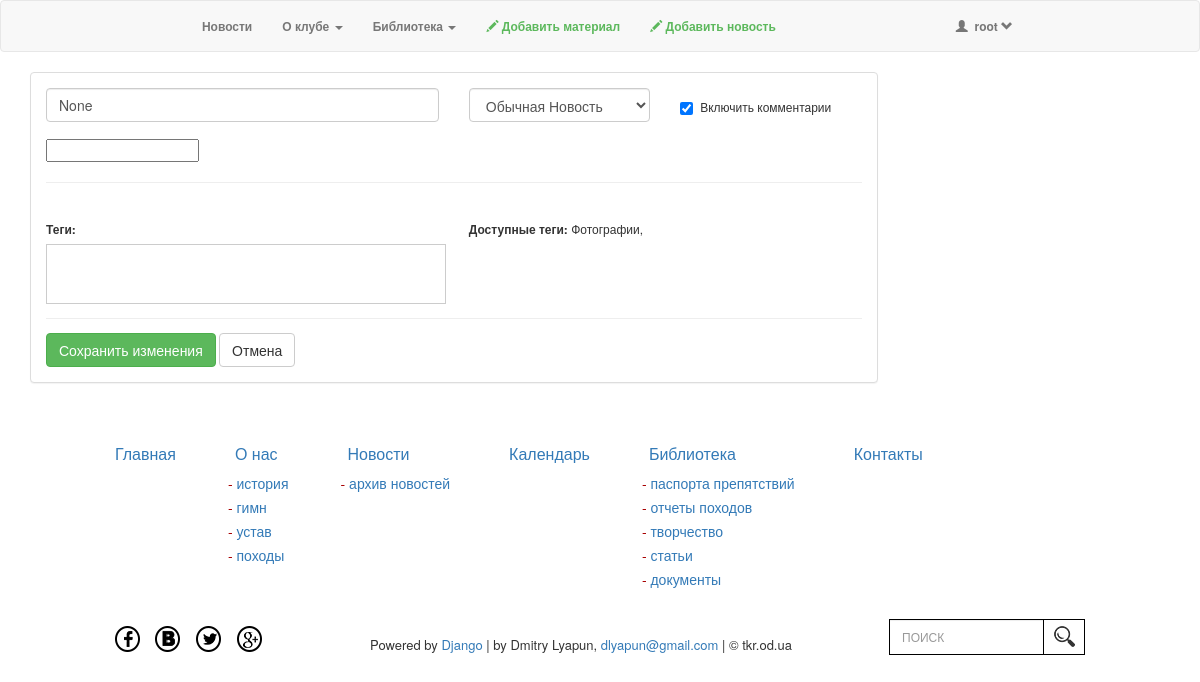
The page /blog_new/ (signed in) on the database as committed earlier.
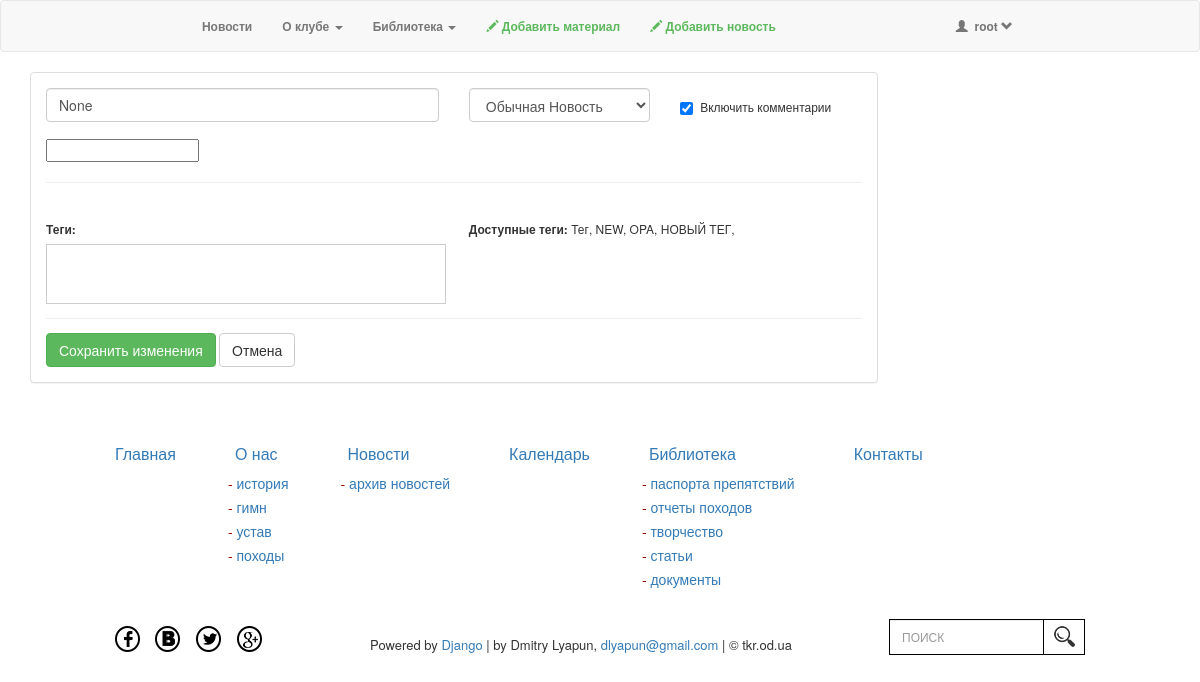
The same page on the database as committed later.
### force_blog/models.py (models this page shows, shortened)
class Category(models.Model):
    category = models.CharField(max_length=30)
    class Meta:
        verbose_name = 'Тег'
        verbose_name_plural = 'Теги'

### force_blog/views.py (the view, shortened to what this page needs)
# urls.py: url(r'^blog_new/$', 'blog_new', name='blog_new'),
@login_required
def blog_new(request):
    profile = CustomUser.objects.get(user=request.user)
    categorys = Category.objects.all()
    form = BlogPostForm()
    if not profile.moderator and profile.goverment and profile.user.is_superuser:
        return redirect('/login/')
    data = {'form': form, 'categorys': categorys}
    return render_to_response('force_blog/blogpost_new.html',
                              data,
                              context_instance=RequestContext(request))

### force_blog/forms.py (shortened to what this page needs)
class BlogPostForm(ModelForm):
    text = forms.CharField(widget=CKEditorWidget())
    class Meta:
        model = BlogPost
        exclude = ['owner', 'date_publication', 'image', 'default_image',
                   'date_creation', 'rating', 'blog_edit', 'karma_users', 'files', ]

### banner/context_processor.py (called while the page is built)
def contex_banner(request):
    if request.user.is_authenticated():
        try:
            profile = CustomUser.objects.get(user=request.user)
        except ObjectDoesNotExist:
            profile = request.user
    else:
        profile = ""
    banners = BannerTitle.objects.filter(state=1)
    return {'banner_title': banners, 'profile':profile}

### party/context_processor.py (called while the page is built)
def contex_party(request):
    try:
        calendar = Party.objects.all()
    except ObjectDoesNotExist:
        calendar = "ERROR"
    return {'calendar': calendar}

### force_blog/templates/force_blog/blogpost_new.html (shortened to what this page needs)
{% extends "base.html" %}
{% block extra_css %}<link href="{{ STATIC_URL }}css/jquery.tokenize.css" rel="stylesheet" type="text/css">{% endblock %}
{% block main %}
<div class="col-md-9 left">
	<div class="panel panel-default">
		<div class="panel-body">
			<div id="blogpost">
				<form action="/blog_new/" method="post" role="form">
					<div class="row">
						<div class="col-xs-6">
						    <input id="id_title" name="title" type="text" class="form-control" placeholder="Заголовок" value="{{ form.title.value }}"><br>
						</div>
						<div class="col-xs-3">
								<select id="id_state" name="state" class="form-control">
									<option value="1" selected="selected">Обычная Новость</option>
								</select>
						</div>
						<div class="col-xs-3 checkbox">
							<label>
							  <input checked="checked" id="id_if_comments" name="if_comments" type="checkbox"> Включить комментарии
							</label>
						</div>
					</div>
					{{ form.text }}
					<hr>
				<div class="row"><br>
					<div class="col-xs-6">
					<p><label for="id_category">Теги:</label><br>
					</p>
					</div>
					<div class="col-xs-6">
						<label>Доступные теги:</label>
						{% for category in categorys %}
						    {{ category.category }},
						{% endfor %}
					</div>
				</div>
					<hr style="margin-top: 1px; margin-bottom: 14px;">
					<button type="submit" class="btn btn-success">Сохранить изменения</button>
					<a href="/blog/{{ blog.id }}"><button class="btn btn-default"> Отмена</button></a>
				</form>
			</div>
		</div>
	</div>
</div>
{% endblock %}

### romantic/templates/base.html (shortened to what this page needs)
<!doctype html>
<html lang="en">
<head>
    <link href="{{ STATIC_URL }}css/bootstrap.css" rel="stylesheet">
    <link href="{{ STATIC_URL }}css/style.css" rel="stylesheet">
    <link href="{{ STATIC_URL }}css/style2.css" rel="stylesheet">
    {% block extra_css %}{% endblock %}
</head>
<body id="{% block body_id %}body{% endblock %}">
<nav class="navbar navbar-default" role="navigation">
  <div class="collapse navbar-collapse" id="bs-example-navbar-collapse-1">
    <ul class="nav navbar-nav">
      <li><a href="/blog/"><strong>Новости</strong></a></li>
      <li class="dropdown">
        <a href="#" class="dropdown-toggle" data-toggle="dropdown"><strong>О клубе</strong> <b class="caret"></b></a>
      </li>
      <li class="dropdown">
        <a href="#" class="dropdown-toggle" data-toggle="dropdown"><strong>Библиотека</strong> <b class="caret"></b></a>
      </li>
      {% if user.is_authenticated %}
      <li><a href="/material_new/" style="color: #5cb85c"><span class="glyphicon glyphicon-pencil"></span><strong> Добавить материал</strong></a></li>
      {% endif %}
      {% if profile.moderator or profile.goverment or user.is_superuser %}
        <li><a href="/blog_new/" style="color: #5cb85c"><span class="glyphicon glyphicon-pencil"></span><strong> Добавить новость</strong></a></li>
      {% endif %}
    </ul>
    <ul class="nav navbar-nav navbar-right">
      {% if user.is_authenticated %}
        <li class="dropdown">
            <a href="#" class="dropdown-toggle" data-toggle="dropdown">
                <span class="glyphicon glyphicon-user"></span>
                <strong>{{ user.username }}</strong>
                <span class="glyphicon glyphicon-chevron-down"></span>
            </a>
        </li>
      {% endif %}
    </ul>
  </div>
</nav>
<div class="container">
    <div class="row">
        {% block main %}{% endblock %}
    </div>
</div>
<div class="footer center-block">
      <ul class="navigation list-inline list-inline-clear-padding">
        <li>
          <a href="/" style="font-size:16px;">Главная</a>
        </li><li>
          <a href="#" style="font-size:16px;">О нас</a>
          <ul class="submenu">
            <li><a href="#">история</a></li>
            <li><a href="#">гимн</a></li>
            <li><a href="#">устав</a></li>
            <li><a href="#">походы</a></li>
          </ul>
        </li><li>
          <a href="/blog/" style="font-size:16px;">Новости</a>
          <ul class="submenu">
            <li><a href="/arhive_news/">архив новостей</a></li>
          </ul>
        </li><li>
          <a href="#" style="font-size:16px;">Календарь</a>
        </li><li>
          <a href="/library/" style="font-size:16px;">Библиотека</a>
          <ul class="submenu">
            <li><a href="/passport/">паспорта препятствий</a></li>
            <li><a href="/report/">отчеты походов</a></li>
            <li><a href="/art/">творчество</a></li>
            <li><a href="/article/">статьи</a></li>
            <li><a href="/doc/">документы</a></li>
          </ul>
        </li><li>
          <a href="#" style="font-size:16px;">Контакты</a>
        </li>
      </ul>
      <div class="bottom-bar">
        <ul class="socials list-inline pull-left">
          <li class="fb"></li>
          <li class="vk"></li>
          <li class="tw"></li>
          <li class="goo"></li>
        </ul>
        <form class="search-form form-inline pull-right">
          <div class="form-group">
            <input type="search" class="form-control" placeholder="ПОИСК">
          </div><button type="submit" class="btn btn-default"></button>
        </form>
        <div class="copy">Powered by
            <a href="http://www.djangoproject.com">Django</a>
            <span class="separator">|</span>
            by Dmitry Lyapun, <a href="mailto:dlyapun@gmail.com">dlyapun@gmail.com</a>
            <span class="separator">|</span>
            &copy; tkr.od.ua</div>
      </div>
    </div>
</body>
</html>

### romantic/static/css/style.css (style rules this page uses)
.list-inline > li { vertical-align: top; }
.list-inline.list-inline-clear-padding > li { padding-right: 0; padding-left: 0; }
.footer { padding-top: 40px; max-width: 970px; padding-bottom: 26px; }
.footer .navigation { margin-bottom: 28px; }
.footer .navigation > li { margin-right: 59px; }
.footer .navigation > li:last-child { margin-right: 0; }
.navigation .submenu { text-align: left; list-style-type: none; font-size: 14px; padding-left: 0; margin-left: -7px; margin-top: 5px; }
.navigation .submenu a { font-size: 14px; }
.navigation .submenu li { line-height: 24px; }
.navigation .submenu li:before { content: "- "; color: #A80102; }
.footer .list-inline { margin-left: 0; }
.bottom-bar .socials li { width: 26px; height: 26px; margin-right: 11px; background-image: url(../images/socials.png); cursor: pointer; margin-bottom: 0; margin-top: 7px; }
.socials .vk { background-position-x: -41px; }
.socials .tw { background-position-x: -81px; }
.socials .goo { background-position-x: -121px; }
.bottom-bar .copy { text-align: center; font-size: 13px; padding-top: 17px; }
.search-form button, .search-form input, .search-form button:hover { border-radius: 0; border: 1px solid black; background-color: transparent; }
.footer .search-form input { border-right: none; width: 154px; font-size: 12px; }
.search-form button { width: 42px; background: url(../images/search.png) center no-repeat; }
.search-form input, .search-form button { height: 36px; }

### romantic/static/css/style2.css (style rules this page uses)
body { font-size: 12px; padding-top: 0px; }

Rows that differ between the two databases and show on the page:
changed Category: category "Фотографии" → "Тег"
added Category: category "NEW"
added Category: category "OPA"
added Category: category "НОВЫЙ ТЕГ"
